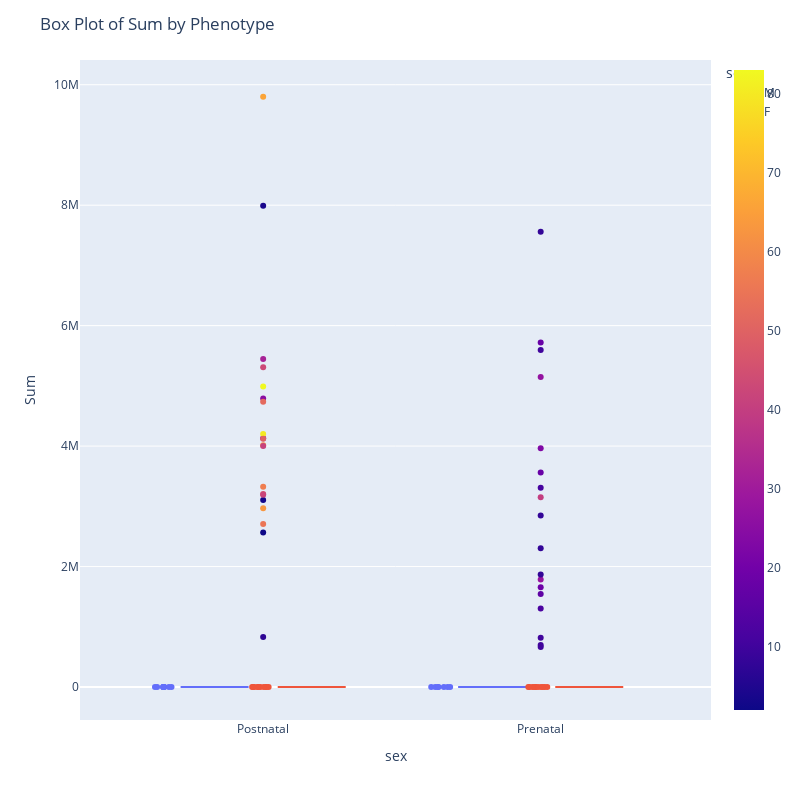

The code cell stored with this chart in its notebook:
### Code cell
isoform_plot("PB.1.2")

### Figure 1 — Plotly figure (JSON) as saved in the notebook; plotly's stock layout.template omitted (floating-point values rounded to 4 significant figures)
{"data": [{"alignmentgroup": "True", "boxpoints": "all", "hovertemplate": "sex=M<br>group=%{x}<br>PB.1.2=%{y}<extra></extra>", "legendgroup": "M", "marker": {"color": "#636efa"}, "name": "M", "notched": false, "offsetgroup": "M", "orientation": "v", "showlegend": true, "type": "box", "x": ["Postnatal", "Prenatal", "Prenatal", "Prenatal", "Postnatal", "Postnatal", "Postnatal", "Postnatal", "Postnatal", "Postnatal", "Postnatal", "Postnatal", "Prenatal", "Prenatal", "Postnatal", "Prenatal", "Prenatal"], "x0": " ", "xaxis": "x", "y": [0, 0, 0, 0, 0, 1, 0, 0, 0, 0, 0, 0, 0, 0, 0, 0, 0], "y0": " ", "yaxis": "y"}, {"alignmentgroup": "True", "boxpoints": "all", "hovertemplate": "sex=F<br>group=%{x}<br>PB.1.2=%{y}<extra></extra>", "legendgroup": "F", "marker": {"color": "#EF553B"}, "name": "F", "notched": false, "offsetgroup": "F", "orientation": "v", "showlegend": true, "type": "box", "x": ["Postnatal", "Prenatal", "Postnatal", "Postnatal", "Prenatal", "Prenatal", "Prenatal", "Prenatal", "Postnatal", "Postnatal", "Prenatal", "Prenatal", "Postnatal", "Prenatal", "Postnatal", "Postnatal", "Postnatal", "Prenatal", "Prenatal", "Prenatal", "Postnatal"], "x0": " ", "xaxis": "x", "y": [0, 0, 0, 0, 0, 0, 0, 0, 0, 0, 0, 0, 0, 0, 0, 0, 0, 0, 0, 0, 0], "y0": " ", "yaxis": "y"}, {"hovertemplate": "group=%{x}<br>sum=%{y}<br>age=%{marker.color}<extra></extra>", "legendgroup": "", "marker": {"color": [25, 52, 23, 2, 3, 19, 16, 12, 40, 28, 27, 23, 8, 83, 66, 46, 62, 63, 32, 57, 18, 43, 10, 80, 8, 55, 4, 42, 18, 50, 8, 8, 10, 10, 7, 10, 11, 41], "coloraxis": "coloraxis", "symbol": "circle"}, "mode": "markers", "name": "", "orientation": "v", "showlegend": false, "type": "scatter", "x": ["Postnatal", "Postnatal", "Prenatal", "Postnatal", "Postnatal", "Prenatal", "Prenatal", "Prenatal", "Prenatal", "Prenatal", "Prenatal", "Postnatal", "Prenatal", "Postnatal", "Postnatal", "Postnatal", "Postnatal", "Postnatal", "Postnatal", "Postnatal", "Prenatal", "Postnatal", "Prenatal", "Postnatal", "Prenatal", "Postnatal", "Postnatal", "Postnatal", "Prenatal", "Postnatal", "Prenatal", "Prenatal", "Prenatal", "Prenatal", "Postnatal", "Prenatal", "Prenatal", "Postnatal"], "xaxis": "x", "y": [4789420, 4737241, 3962774, 2564817, 3104086, 1656725, 1543182, 1305037, 3149327, 1783371, 5145760, 4130902, 1867431, 4987916, 9800448, 3204751, 4015301, 2968692, 5445591, 3324575, 5718618, 5310627, 5595988, 4201487, 2845598, 2707040, 7990592, 3192630, 3561113, 4122047, 2305175, 7557336, 696388, 818812, 829667, 664800, 3307412, 4000244], "yaxis": "y"}], "layout": {"boxmode": "group", "height": 800, "legend": {"title": {"text": "sex"}, "tracegroupgap": 0}, "margin": {"t": 60}, "title": {"text": "Box Plot of Sum by Phenotype"}, "width": 800, "xaxis": {"anchor": "y", "domain": [0, 1], "title": {"text": "sex"}}, "yaxis": {"anchor": "x", "domain": [0, 1], "title": {"text": "Sum"}}}}
